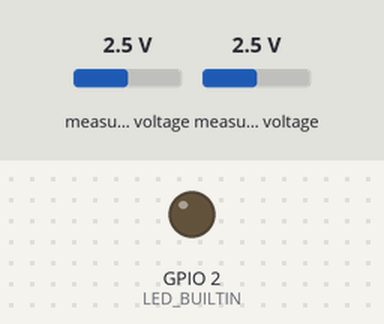
The sketch below on a simulated ESP8266 (NodeMCU). Shown: output pins drawn as LEDs (lit = HIGH, except the on-board LED, lit = LOW). The inputs (shaded band) are chosen by the test bench; at power-on: measured voltage 2.5 V. WiFi joins after 1.5 s; servers stay silent unless stated; no MQTT or app messages arrive unless stated; what the sketch prints to the serial monitor is not drawn.

Above: at 0.1 s.
At 1.3 s:
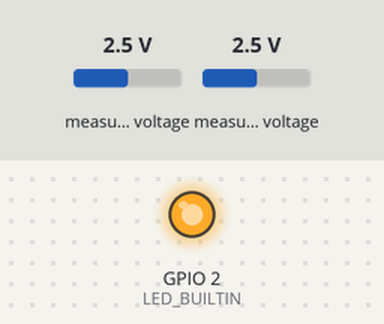
Timing chart, 0 to 8.0 s (numbered marks = the images above):
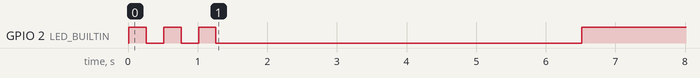

The sketch:

WindGenerator_ADS1115_ESP8266_shared.ino
```cpp
  #include <Wire.h>
  #include <Adafruit_ADS1015.h>
  #include <ESP8266WiFi.h>
  #include <PubSubClient.h>

  // Change the credentials below, so your ESP8266 connects to your router
  const char* ssid = "YOUR-WIFI";
  const char* password = "WIFI-PASSWORD";

  // Change the variable to your Raspberry Pi IP address, so it connects to your MQTT broker
  const char* mqtt_server = "xxx.xxx.xxx.xxx";  //MQTT Server IP Address
  const int mqtt_server_port = 1883;  //MQTT Server Port
  const char* mqtt_client = "WindGenerator";  //MUST BE UNIQUE ON THE MQTT SERVER
  const char* topic1 = "sensors/WindGenerator/rawAmps";   //Topics on MQTT change if needed


  // Initializes the espClient. You should change the espClient name if you have multiple ESPs running in your home automation system
  WiFiClient espClient;
  PubSubClient client(espClient);

  //Setup the ADS1115 for 16nit resolution
  Adafruit_ADS1115 ads;

  // Timers auxiliar variables
  long now = millis();
  long lastMeasure = 0;

  void setup(void)
  {
    Serial.begin(115200);

    // initialize digital pin LED_BUILTIN as an output.
    pinMode(LED_BUILTIN, OUTPUT);

    // Inizialize ADS at 16x gain  +/- 0.256V  1 bit = 0.125mV  0.0078125mV
    ads.setGain(GAIN_SIXTEEN);
    ads.begin();

    setup_wifi();
    client.setServer(mqtt_server, mqtt_server_port);
  }

  void loop(void)
  {
    // Check if MQQT Is connected
    if (!client.connected()) {
      reconnect();
    }
    if(!client.loop()) {
      client.connect(mqtt_client);
    }
    now = millis();
    // Publishes new data to MQTT every 1 seconds
    if (now - lastMeasure > 1000) {
      lastMeasure = now;

      // Read the ADS1115
      int16_t results;
      results = ads.readADC_Differential_0_1();

      Serial.print("Amps: ");

      // Calc the Amps - Formula work only for 100A/100mV SHUNT UNCOMMENT WHERE NECESSARY
      float amps = ((float)results * 256.0) / 32768.0;//100mv shunt
      //amps = amps * 1.333; //uncomment for 75mv shunt
      //amps = amps * 2; //uncomment for 50mv shunt
      //amps = amps / 2; //Uncomment for 50A shunt
      //amps = amps / 4; //Uncomment for 25A shunt

      Serial.println(amps);

      // Publish Amps Value on MQTT
      static char ampsTemp[7];
      dtostrf(amps, 6, 2, ampsTemp);
      client.publish(topic1, ampsTemp);
      // when publish builtin led blink for 150ms
      // digitalWrite(LED_BUILTIN, LOW);   // Arduino: turn the LED on (HIGH)
      // delay(150);                       // wait for a second
      // digitalWrite(LED_BUILTIN, HIGH);    // Arduino: turn the LED off (LOW)
    }
  }

  // Don't change the function below. This function connects your ESP8266 to your router
  void setup_wifi() {
    delay(10);
    // We start by connecting to a WiFi network
    Serial.println();
    Serial.print("Connecting to ");
    Serial.println(ssid);
    WiFi.begin(ssid, password);
    while (WiFi.status() != WL_CONNECTED) {
      //delay(500);
      Serial.print(".");
      // BLINK builtin led until connect to WIFI
      digitalWrite(LED_BUILTIN, HIGH);
      delay(250);
      digitalWrite(LED_BUILTIN, LOW);
      delay(250);
    }
    Serial.println("");
    Serial.print("WiFi connected - ESP IP address: ");
    Serial.println(WiFi.localIP());

    // Wait 5 seconds then switch off the builtin led
    delay(5000);
    digitalWrite(LED_BUILTIN, HIGH);
    delay(2000);
  }

// This functions reconnects the ESP8266 to MQTT broker
  void reconnect() {
    // Loop until we're reconnected
    while (!client.connected()) {
      Serial.print("Attempting MQTT connection...");
      // Attempt to connect
      if (client.connect(mqtt_client)) {
        Serial.println("connected");
      } else {
        Serial.print("failed, rc=");
        Serial.print(client.state());
        Serial.println(" try again in 5 seconds");
        // Wait 5 seconds before retrying
        delay(5000);
      }
    }
}
```
